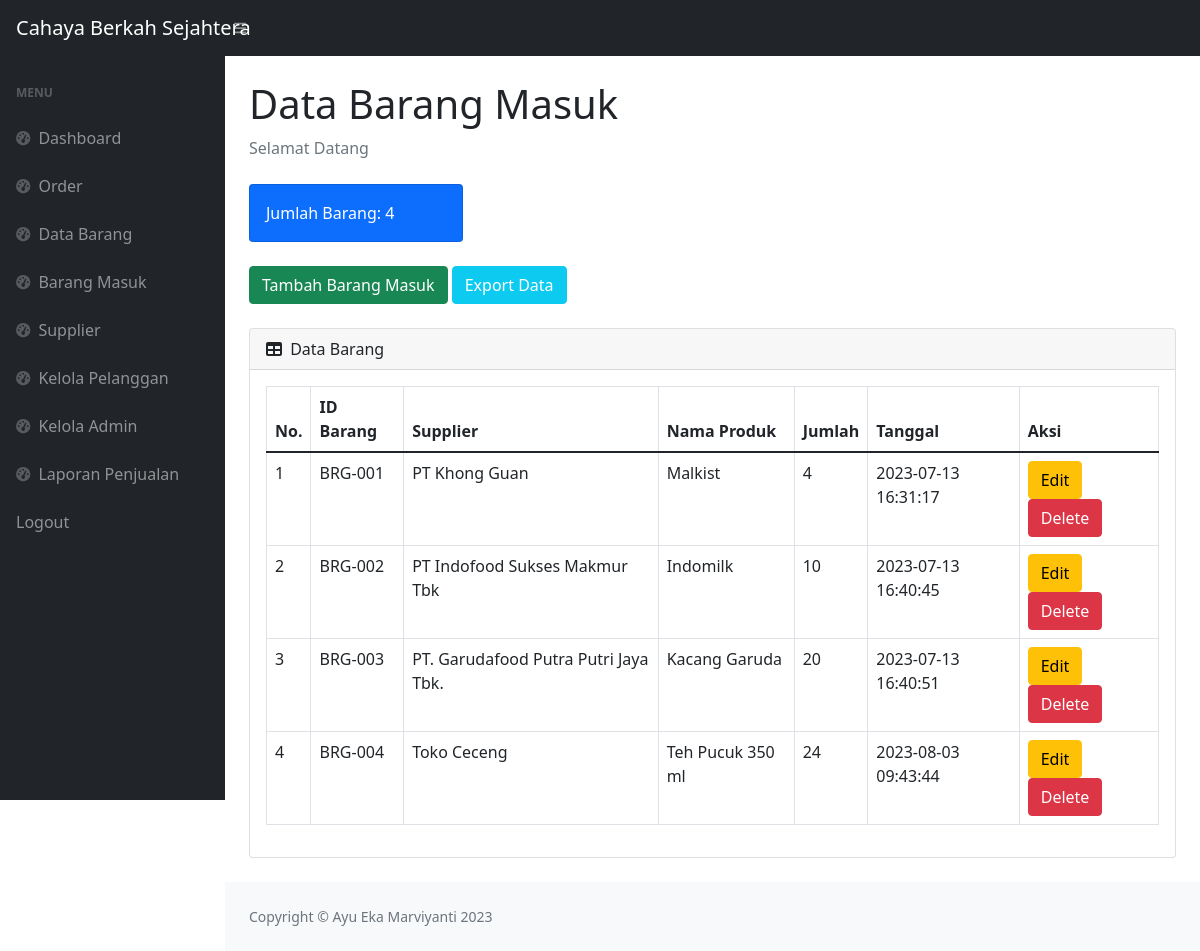
The app's page /masuk02.php with its own data.
### tables this page shows
CREATE TABLE `masuk` (
  `idmasuk` int(11) NOT NULL,
  `kode_barang` varchar(100) NOT NULL,
  `qty` int(11) NOT NULL,
  `tanggal` timestamp NOT NULL DEFAULT current_timestamp() ON UPDATE current_timestamp()
);

CREATE TABLE `barang` (
  `kode_barang` varchar(12) NOT NULL,
  `barcode` varchar(25) NOT NULL,
  `namaproduk` varchar(50) NOT NULL,
  `id_suplier` int(11) NOT NULL,
  `hargaawal` int(11) NOT NULL,
  `hargajual` int(11) NOT NULL,
  `stok` int(11) NOT NULL
);

CREATE TABLE `suplier` (
  `id_suplier` int(11) NOT NULL,
  `nama_suplier` varchar(255) NOT NULL,
  `telpon` varchar(15) NOT NULL,
  `deskripsi` varchar(255) NOT NULL,
  `alamat` text NOT NULL
);

### masuk02.php (the view, shortened to what this page needs)
<?php
require 'function02.php';
$h1 = mysqli_query($conn, "select * from masuk ");
$h2 = mysqli_num_rows($h1);
?>
<!DOCTYPE html>
<html lang="en">
<head>
    <link href="https://cdn.jsdelivr.net/npm/simple-datatables@latest/dist/style.css" rel="stylesheet" />
    <link href="css/styles.css" rel="stylesheet" />
</head>
<body class="sb-nav-fixed">
    <nav class="sb-topnav navbar navbar-expand navbar-dark bg-dark">
        <a class="navbar-brand ps-3" href="masuk02.php">Cahaya Berkah Sejahtera</a>
        <button class="btn btn-link btn-sm order-1 order-lg-0 me-4 me-lg-0" id="sidebarToggle" href="#!"><i class="fas fa-bars"></i></button>
    </nav>
    <div id="layoutSidenav">
        <div id="layoutSidenav_nav">
            <nav class="sb-sidenav accordion sb-sidenav-dark" id="sidenavAccordion">
                <div class="sb-sidenav-menu">
                    <div class="nav">
                        <div class="sb-sidenav-menu-heading">Menu</div>
                        <a class="nav-link" href="index02.php">
                            <div class="sb-nav-link-icon"><i class="fas fa-tachometer-alt"></i></div>
                            Dashboard
                        </a>
                        <a class="nav-link" href="transaksi.php">
                            <div class="sb-nav-link-icon"><i class="fas fa-tachometer-alt"></i></div>
                            Order
                        </a>
                        <a class="nav-link" href="stock02.php">
                            <div class="sb-nav-link-icon"><i class="fas fa-tachometer-alt"></i></div>
                            Data Barang
                        </a>
                        <a class="nav-link" href="masuk02.php">
                            <div class="sb-nav-link-icon"><i class="fas fa-tachometer-alt"></i></div>
                            Barang Masuk
                        </a>
                        <a class="nav-link" href="">
                            <div class="sb-nav-link-icon"><i class="fas fa-tachometer-alt"></i></div>
                            Supplier
                        </a>
                        <a class="nav-link" href="pelanggan.php">
                            <div class="sb-nav-link-icon"><i class="fas fa-tachometer-alt"></i></div>
                            Kelola Pelanggan
                        </a>
                        <a class="nav-link" href="">
                            <div class="sb-nav-link-icon"><i class="fas fa-tachometer-alt"></i></div>
                            Kelola Admin
                        </a>
                        <a class="nav-link" href="laporan02.php">
                            <div class="sb-nav-link-icon"><i class="fas fa-tachometer-alt"></i></div>
                            Laporan Penjualan
                        </a>
                        <a class="nav-link" href="logout.php">
                            Logout
                        </a>
                    </div>
                </div>
            </nav>
        </div>
        <div id="layoutSidenav_content">
            <main>
                <div class="container-fluid px-4">
                    <h1 class="mt-4">Data Barang Masuk</h1>
                    <ol class="breadcrumb mb-4">
                        <li class="breadcrumb-item active">Selamat Datang</li>
                    </ol>
                    <div class="row">
                        <div class="col-xl-3 col-md-6">
                            <div class="card bg-primary text-white mb-4">
                                <div class="card-body">Jumlah Barang: <?= $h2; ?></div>
                            </div>
                        </div>
                    </div>
                    <button type="button" class="btn btn-success mb-4" data-bs-toggle="modal" data-bs-target="#exampleModal">
                        Tambah Barang Masuk
                    </button>
                    <a href="export-masuk01.php" class="btn btn-info text-white mb-4">Export Data</a>
                    <div class="card mb-4">
                        <div class="card-header">
                            <i class="fas fa-table me-1"></i>
                            Data Barang
                        </div>
                        <div class="card-body">
                            <div class="table-responsive">
                                <table class="table table-bordered" id="dataTable" width="100%" collspacing="0">
                                    <thead>
                                        <tr>
                                            <th>No.</th>
                                            <th>ID Barang</th>
                                            <th>Supplier</th>
                                            <th>Nama Produk</th>
                                            <th>Jumlah</th>
                                            <th>Tanggal</th>
                                            <th>Aksi</th>
                                        </tr>
                                    </thead>
                                    <tbody>
                                        <?php
                                        $get = mysqli_query($conn, "SELECT * FROM masuk INNER JOIN barang ON masuk.kode_barang = barang.kode_barang
                                        INNER JOIN suplier ON barang.id_suplier = suplier.id_suplier");
                                        $i = 1;
                                        while ($p = mysqli_fetch_array($get)) {
                                            $namaproduk = $p['namaproduk'];
                                            $qty        = $p['qty'];
                                            $tanggal    = $p['tanggal'];
                                            $idm        = $p['idmasuk'];
                                            $idp        = $p['kode_barang'];
                                            $nama_suplier = $p['nama_suplier'];
                                        ?>
                                            <tr>
                                                <td><?= $i++; ?></td>
                                                <td><?= $idp; ?></td>
                                                <td><?= $nama_suplier; ?></td>
                                                <td><?= $namaproduk; ?></td>
                                                <td><?= $qty; ?></td>
                                                <td><?= $tanggal; ?></td>
                                                <td><button type="button" class="btn btn-warning" data-bs-toggle="modal" data-bs-target="#edit<?= $idm; ?>">
                                                        Edit
                                                    </button>
                                                    <button type="button" class="btn btn-danger" data-bs-toggle="modal" data-bs-target="#delete<?= $idm; ?>">
                                                        Delete
                                                    </button>
                                                </td>
                                            </tr>
                                        <?php
                                        };
                                        ?>
                                    </tbody>
                                </table>
                            </div>
                        </div>
                    </div>
            </main>
            <footer class="py-4 bg-light mt-auto">
                <div class="container-fluid px-4">
                    <div class="d-flex align-items-center justify-content-between small">
                        <div class="text-muted">Copyright &copy; Ayu Eka Marviyanti 2023</div>
                    </div>
                </div>
            </footer>
        </div>
    </div>
</body>
</html>

### records on screen
masuk: kode_barang.kode_barang "BRG-001", suplier.nama_suplier "PT Khong Guan", kode_barang.namaproduk "Malkist", qty "4", tanggal "2023-07-13 16:31:17"
masuk: kode_barang.kode_barang "BRG-002", suplier.nama_suplier "PT Indofood Sukses Makmur Tbk", kode_barang.namaproduk "Indomilk", qty "10", tanggal "2023-07-13 16:40:45"
masuk: kode_barang.kode_barang "BRG-003", suplier.nama_suplier "PT. Garudafood Putra Putri Jaya Tbk.", kode_barang.namaproduk "Kacang Garuda", qty "20", tanggal "2023-07-13 16:40:51"
masuk: kode_barang.kode_barang "BRG-004", suplier.nama_suplier "Toko Ceceng", kode_barang.namaproduk "Teh Pucuk 350 ml", qty "24", tanggal "2023-08-03 09:43:44"

### other values on screen
$h2 "4"
